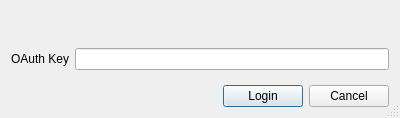
<?xml version="1.0" encoding="UTF-8"?>
<ui version="4.0">
 <class>LoginOAuthDialog</class>
 <widget class="QDialog" name="LoginOAuthDialog">
  <property name="geometry">
   <rect>
    <x>0</x>
    <y>0</y>
    <width>400</width>
    <height>118</height>
   </rect>
  </property>
  <property name="windowTitle">
   <string>Login Dialog</string>
  </property>
  <property name="sizeGripEnabled">
   <bool>true</bool>
  </property>
  <property name="modal">
   <bool>true</bool>
  </property>
  <layout class="QVBoxLayout" name="verticalLayout">
   <property name="sizeConstraint">
    <enum>QLayout::SetMaximumSize</enum>
   </property>
   <item>
    <widget class="QLabel" name="errorLabel">
     <property name="text">
      <string/>
     </property>
     <property name="wordWrap">
      <bool>true</bool>
     </property>
    </widget>
   </item>
   <item>
    <layout class="QFormLayout" name="formLayout">
     <item row="0" column="0">
      <widget class="QLabel" name="emailLabel">
       <property name="text">
        <string>OAuth Key</string>
       </property>
      </widget>
     </item>
     <item row="0" column="1">
      <widget class="QLineEdit" name="oauthLineEdit"/>
     </item>
    </layout>
   </item>
   <item>
    <layout class="QHBoxLayout" name="horizontalLayout">
     <item>
      <spacer name="horizontalSpacer">
       <property name="orientation">
        <enum>Qt::Horizontal</enum>
       </property>
       <property name="sizeHint" stdset="0">
        <size>
         <width>40</width>
         <height>20</height>
        </size>
       </property>
      </spacer>
     </item>
     <item>
      <widget class="QPushButton" name="loginButton">
       <property name="text">
        <string>Login</string>
       </property>
      </widget>
     </item>
     <item>
      <widget class="QPushButton" name="cancelButton">
       <property name="text">
        <string>Cancel</string>
       </property>
      </widget>
     </item>
    </layout>
   </item>
  </layout>
 </widget>
 <resources/>
 <connections/>
</ui>
